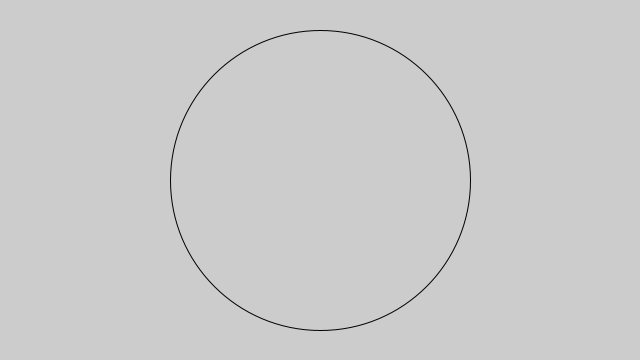
Frame 1 (no input)
Frame 60 (the mouse pressed at the canvas centre just before this capture): identical to frame 1, image omitted
Frame 120 (the mouse held since frame 60 and released just before this capture): identical to frame 1, image omitted

The Processing sketch that drew this single still picture (run headless with seeded random() and noise(); from frame 60 on, the mouse is pressed at the canvas centre):

// Processing sketch: examples_me
// ── examples_me.pde
/**
 * Triangle Strip 
 * by Ira Greenberg. 
 * 
 * Generate a closed ring using the vertex() function and 
 * beginShape(TRIANGLE_STRIP) mode. The outsideRadius and insideRadius 
 * variables control ring's radii respectively.
 */

int x;
int y;
float outsideRadius = 150;
float insideRadius = 100;

void setup() {
  size(640, 360);
  background(204);
  x = width/2;
  y = height/2;
  
}

void draw() {
  background(204);
  
  circle();
}

void circle(){
  fill(204);
  ellipse(width/2, height/2, 300, 300);
}
